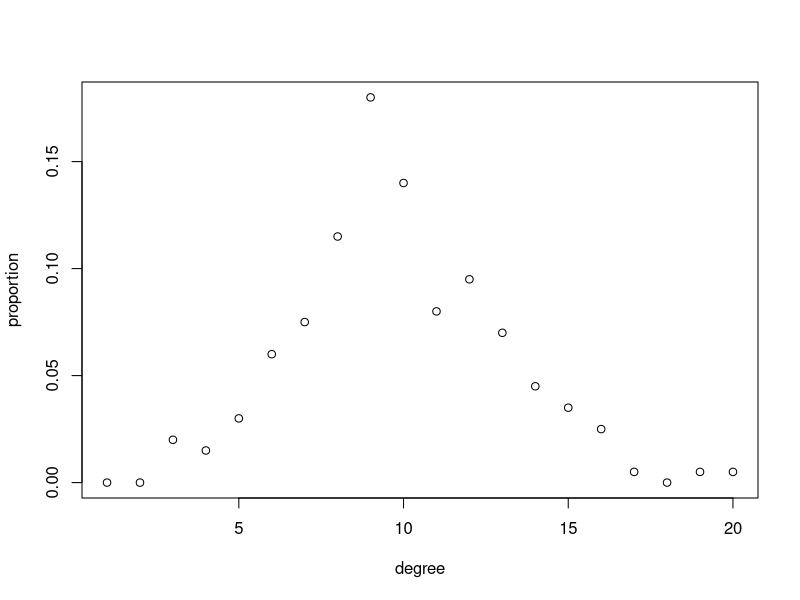
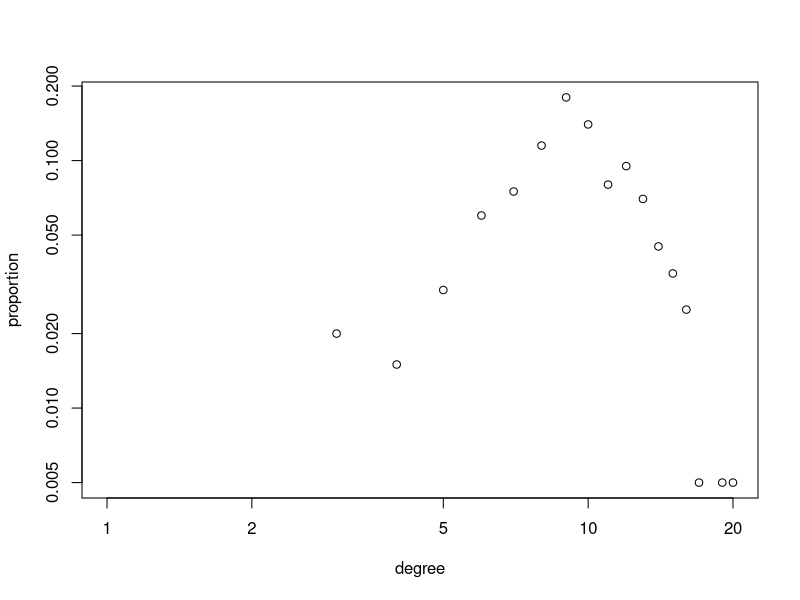

These charts were generated, in order, by the following R code:

library(igraph)  # ライブラリを読み込み
ER<-erdos.renyi.game(n=200,p=0.05)  # ER モデルでノード数 200 密度 0.05 のグラフを生成
# write.graph(g1,"er.dot",format="dot") # グラフを er.dot というファイルに書き出し
WS<-watts.strogatz.game(dim=1,size=200,nei=5,p=0.05) # WS モデルでグラフを生成
# write.graph(g2,"ws.dot",format="dot") 
BA<-ba.game(n=200,m=2,directed=F) # BA モデルでグラフを生成
# write.graph(g3,"ba.dot",format="dot")

# #plot
# library(igraph)
# g1<-erdos.renyi.game(n=200,p=0.05)
# plot(g1)

library(igraph)
g<-erdos.renyi.game(n=200,p=0.05)
dd<-degree.distribution(g) # 次数分布を求める
plot(dd[-1],xlab="degree",ylab="proportion") # 次数分布をプロットする
plot(dd[-1],log="xy",xlab="degree",ylab="proportion") # 両対数軸でプロットする